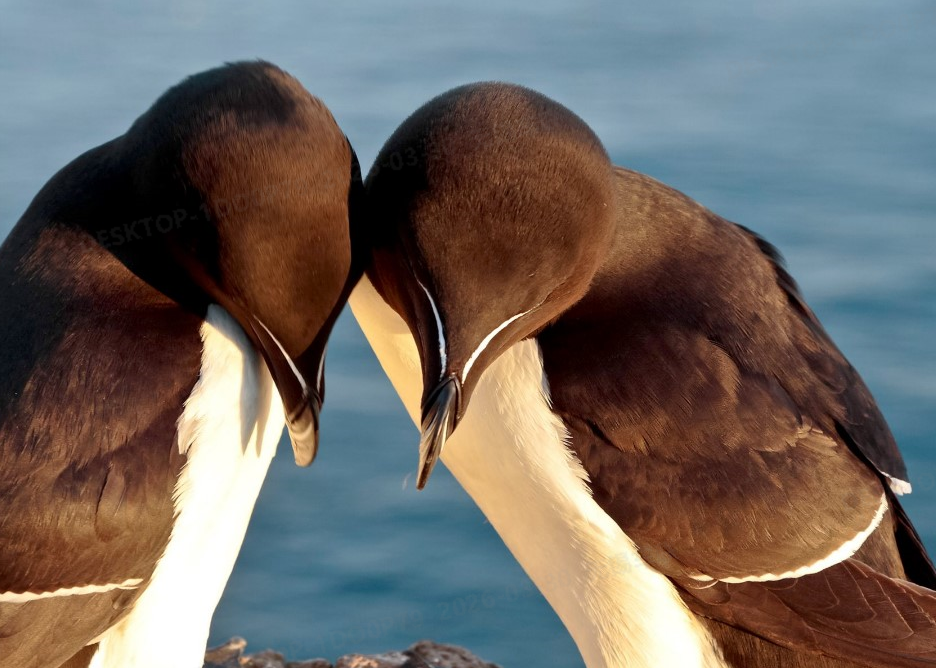
#> input picture test_bird.png, 936 x 668 px
$ python -i effects.py   (imports and definitions only)
#> lines starting #> are read from the running program, lines starting #| are printed output that depends on the picture; after the words box and inside, x2 and y2 are one past the last pixel; in counts of white or black regions, pixels touching at a corner belong together
### backend/app/logging_config.py
import logging
import sys

LOG_FORMAT = "%(asctime)s [%(levelname)s] %(name)s: %(message)s"


# [7 lines left out: function setup_logging, not called in this run]


def get_logger(name: str) -> logging.Logger:
    return logging.getLogger(name)

### backend/app/effects.py
"""
EchoMie — cartoon / stylization effects using OpenCV.
Gentle & aesthetic: clearly stylized but soft and pleasing.
"""

import cv2
import numpy as np
from pathlib import Path
from typing import Callable, Dict

from .logging_config import get_logger

logger = get_logger("app.effects")


# [5 lines left out: function _read_img, not called in this run]


def _write_img(path: str, img: np.ndarray):
    Path(path).parent.mkdir(parents=True, exist_ok=True)
    cv2.imwrite(path, img)


def _flatten(img: np.ndarray, sp: int = 15, sr: int = 30) -> np.ndarray:
    return cv2.pyrMeanShiftFiltering(img, sp=sp, sr=sr)


def _quantize(img: np.ndarray, k: int = 10) -> np.ndarray:
    h, w = img.shape[:2]
    scale = min(1.0, 300 / max(h, w))
    small = cv2.resize(img, None, fx=scale, fy=scale) if scale < 1 else img
    data = small.reshape((-1, 3)).astype(np.float32)
    criteria = (cv2.TERM_CRITERIA_EPS + cv2.TERM_CRITERIA_MAX_ITER, 20, 1.0)
    _, _, centers = cv2.kmeans(data, k, None, criteria, 10, cv2.KMEANS_RANDOM_CENTERS)
    centers = np.uint8(centers)
    full = img.reshape((-1, 3)).astype(np.float32)
    labels = np.argmin(np.linalg.norm(full[:, None] - centers[None, :], axis=2), axis=1)
    return centers[labels].reshape(img.shape)


def _edges(img: np.ndarray, blur_k: int = 7, block: int = 9,
           c: int = 3, thick: int = 0) -> np.ndarray:
    gray = cv2.cvtColor(img, cv2.COLOR_BGR2GRAY)
    gray = cv2.medianBlur(gray, blur_k)
    e = cv2.adaptiveThreshold(gray, 255, cv2.ADAPTIVE_THRESH_MEAN_C,
                               cv2.THRESH_BINARY, block, c)
    if thick > 0:
        inv = cv2.bitwise_not(e)
        inv = cv2.dilate(inv, np.ones((thick, thick), np.uint8), iterations=1)
        e = cv2.bitwise_not(inv)
    return cv2.cvtColor(e, cv2.COLOR_GRAY2BGR)


def _tint(img: np.ndarray, bgr: tuple, s: float) -> np.ndarray:
    return cv2.addWeighted(img, 1 - s, np.full_like(img, bgr), s, 0)


def _sat(img: np.ndarray, f: float) -> np.ndarray:
    hsv = cv2.cvtColor(img, cv2.COLOR_BGR2HSV).astype(np.float32)
    hsv[:, :, 1] = np.clip(hsv[:, :, 1] * f, 0, 255)
    return cv2.cvtColor(hsv.astype(np.uint8), cv2.COLOR_HSV2BGR)


def _glow(img: np.ndarray, r: int = 31, a: float = 0.25) -> np.ndarray:
    return cv2.addWeighted(img, 1 - a, cv2.GaussianBlur(img, (r | 1, r | 1), 0), a, 0)


# ──────────────────────────────────────────────

def effect_warm_cartoon(img: np.ndarray) -> np.ndarray:
    flat = _flatten(img, sp=15, sr=35)
    q = _quantize(flat, k=12)
    e = _edges(img, blur_k=7, block=9, c=2, thick=1)
    r = cv2.bitwise_and(q, e)
    r = _tint(r, (140, 180, 255), 0.10)
    r = _sat(r, 1.2)
    return cv2.convertScaleAbs(r, alpha=1.03, beta=8)


# [60 lines left out: functions effect_soft_anime, effect_watercolor, effect_dreamy, effect_ghibli, effect_chibi, effect_pixel_art and 1 more, not called in this run]


# ──────────────────────────────────────────────

STYLE_MAP: Dict[str, Callable[[np.ndarray], np.ndarray]] = {
    "warm_cartoon": effect_warm_cartoon,
    "soft_anime":   effect_soft_anime,
    "watercolor":   effect_watercolor,
    "dreamy":       effect_dreamy,
    "ghibli":       effect_ghibli,
    "chibi":        effect_chibi,
    "pixel_art":    effect_pixel_art,
    "sketch":       effect_sketch,
}


# [45 lines left out: functions get_effect_fn, apply_image_effect, apply_video_effect, not called in this run]

>>> import cv2
>>> picture = cv2.imread('../../test_bird.png')
#> picture is the input picture: shape (668, 936, 3); mean B, G, R 98.3, 103.2, 110.6
>>> result = effect_warm_cartoon(picture)
#> in _quantize, `small = cv2.resize(img, None, fx=scale, fy=scale) if scale < 1 else img`:
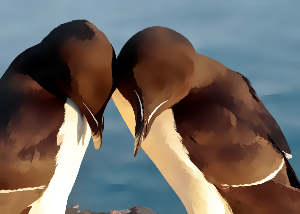
#> small: shape (214, 300, 3); mean B, G, R 98.2, 103, 110.3
#> in _quantize, `_, _, centers = cv2.kmeans(data, k, None, criteria, 10, cv2.KMEANS_RAN..`: centers = [[159.1, 140.5, 107.4], [46.68, 70.51, 116.8], [30.48, 45.42, 86.41], [130.2, 181.8, 221.6], [179.3, 226.1, 247.5], [134.7, 115.4, 75.57], [176.1, 157.9, 129.7], [7.32, 6.54, 14.14], [92.38, 95.18, 103.7], [22.18, 25.75, 49.11], [68.76, 106.3, 152.8], [241.1, 253.1, 254]]
#> in _quantize, `centers = np.uint8(centers)`: centers = [[159, 140, 107], [46, 70, 116], [30, 45, 86], [130, 181, 221], [179, 226, 247], [134, 115, 75], [176, 157, 129], [7, 6, 14], [92, 95, 103], [22, 25, 49], [68, 106, 152], [241, 253, 254]]
#> in _edges, `gray = cv2.cvtColor(img, cv2.COLOR_BGR2GRAY)`:
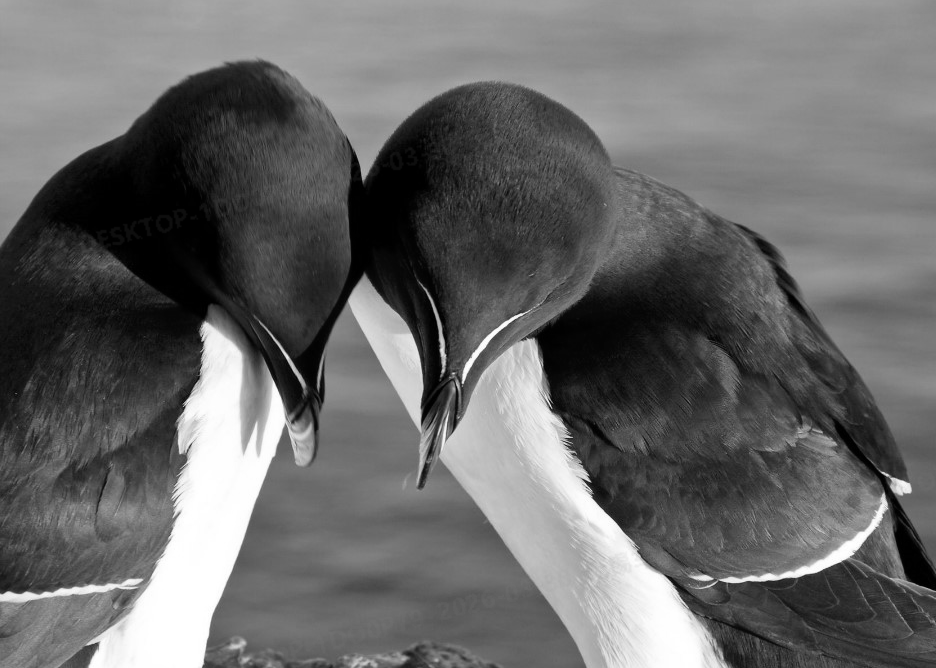
#> gray: shape (668, 936); min 0, max 255, mean 104.9
#> in _edges, `e = cv2.adaptiveThreshold(gray, 255, cv2.ADAPTIVE_THRESH_MEAN_C, cv2.T..`:
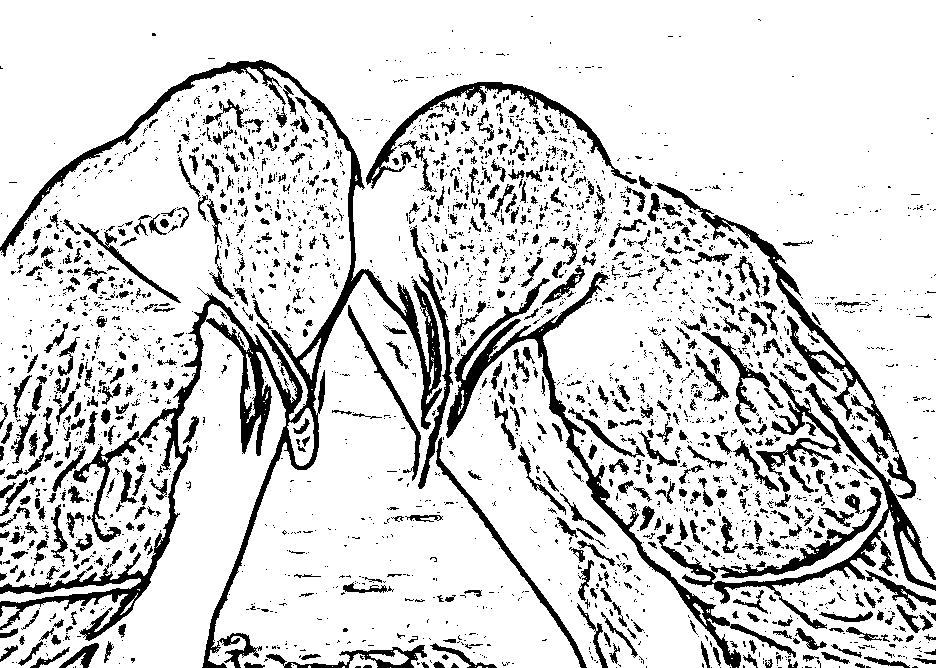
#> e: shape (668, 936); 83.7% white; 2901 black regions (2276 under 20 px), largest, box (x1, y1, x2, y2) and area: (0, 60, 442, 668) 21513, (446, 272, 796, 668) 7107, (657, 383, 936, 629) 6725
#> in effect_warm_cartoon, `r = cv2.bitwise_and(q, e)`:
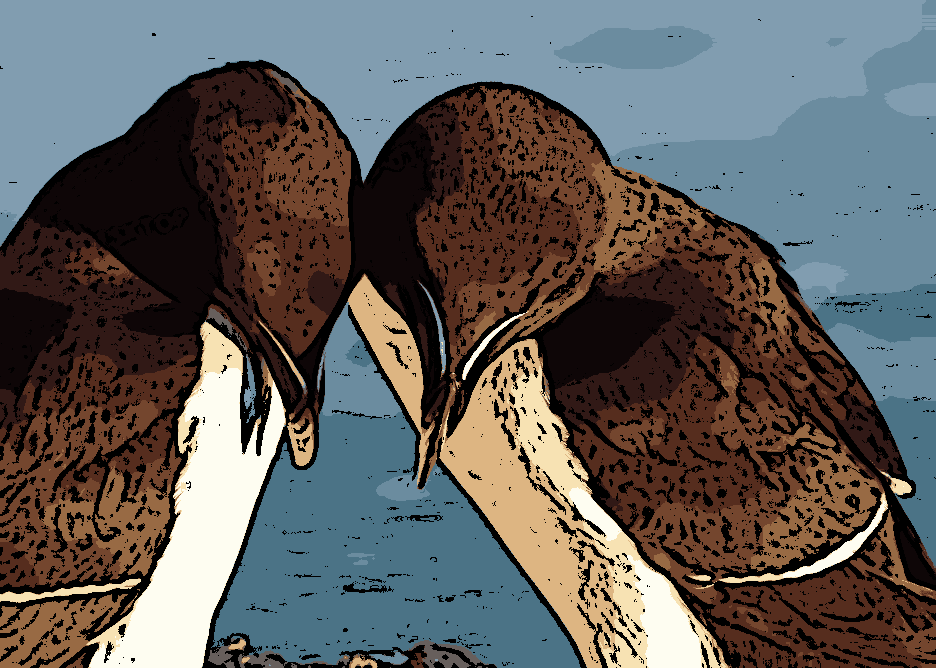
#> r: shape (668, 936, 3); mean B, G, R 89.9, 92.1, 94.8
#> in _tint, `return cv2.addWeighted(img, 1 - s, np.full_like(img, bgr), s, 0)`:
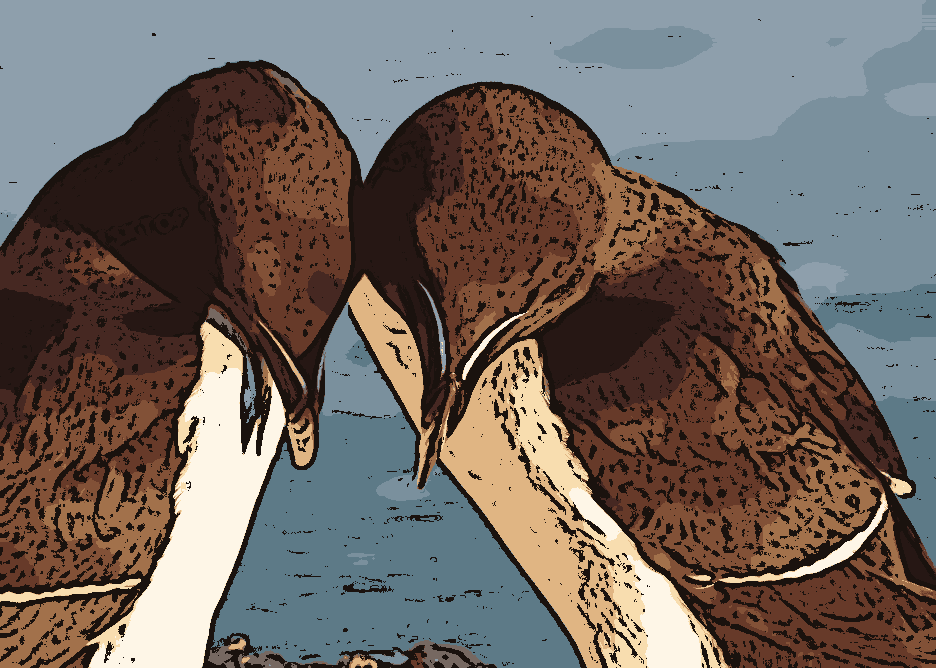
#> returned value: shape (668, 936, 3); mean of channels 0, 1, 2 94.8, 100.8, 111; drawn as B, G, R
#> in _sat, `hsv = cv2.cvtColor(img, cv2.COLOR_BGR2HSV).astype(np.float32)`:
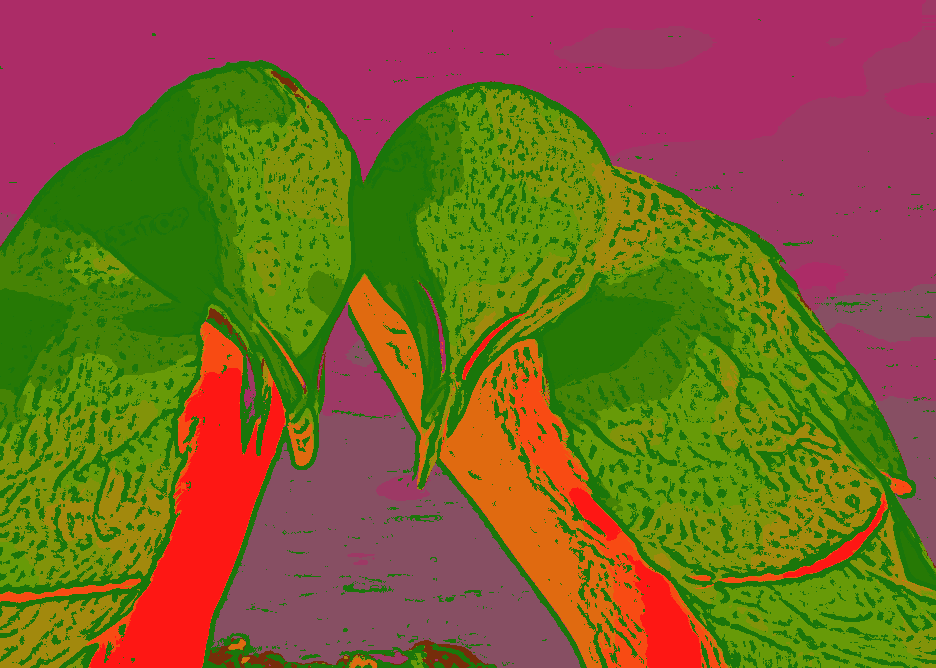
#> hsv: shape (668, 936, 3) float32; mean B, G, R 43.1, 98.4, 123.4
#> in _sat, `hsv[:, :, 1] = np.clip(hsv[:, :, 1] * f, 0, 255)`:
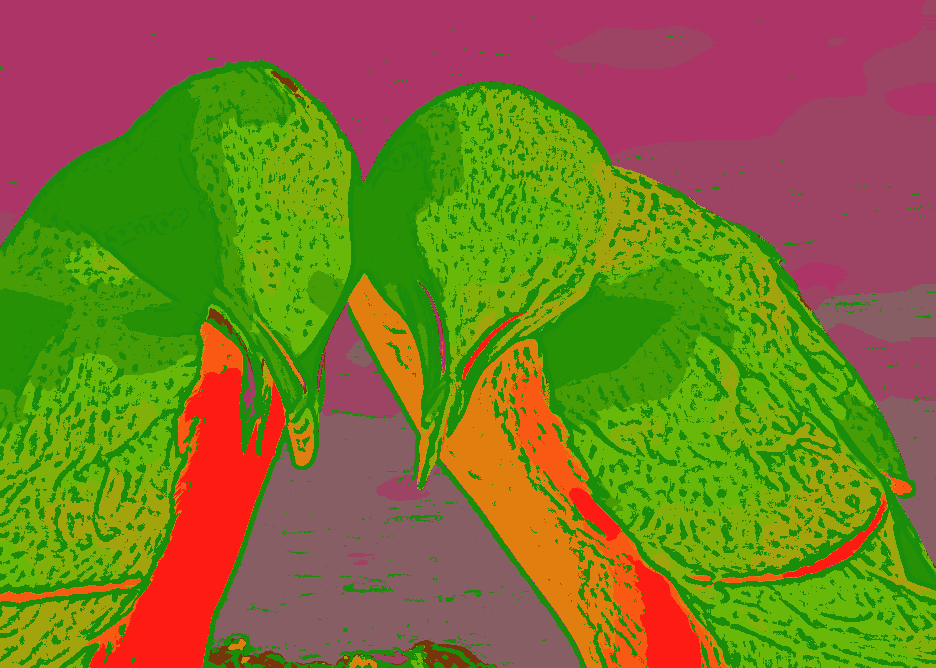
#> hsv: shape (668, 936, 3) float32; mean B, G, R 43.1, 117.7, 123.4
